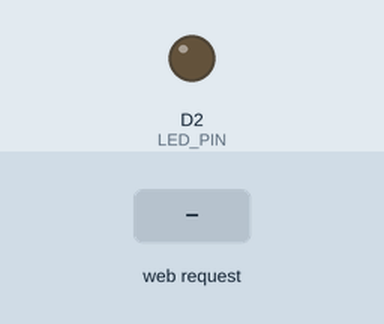
Recording of a sketch running on a simulated ESP8266 (NodeMCU). On the bench: output pins drawn as LEDs (lit = HIGH). The test bench sets the inputs (shaded band). WiFi joins after 1.5 s; servers stay silent unless stated; what the sketch prints to the serial monitor is not drawn.

Above: at 1.2 s.
1.3 s: HTTP request GET /on received
At 2.2 s:
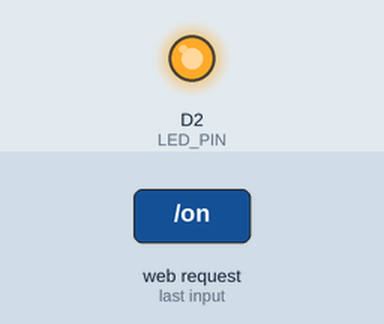
2.8 s: HTTP request GET /off received
At 3.3 s:
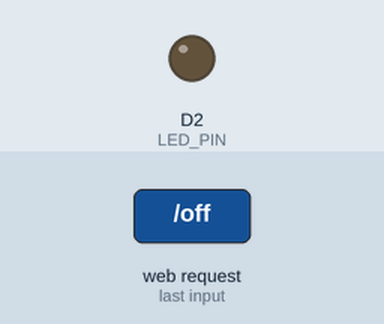
Timing chart, 0 to 5.8 s (numbered marks = the images above; inputs shaded):
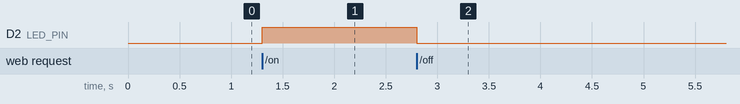

The sketch:

access_point_led_control.ino
```cpp
//Mark Antonio - 2025
#include <ESP8266WiFi.h>
#include <ESP8266WebServer.h>

// ======= AP CREDENTIALS =======
const char* apSSID = "ESP8266_LED_AP";     // Name of WiFi network
const char* apPASS = "12345678";           // Password (min. 8 chars)

// ======= LED PIN =======
#define LED_PIN D2
bool ledOn = false;

// Web server on port 80
ESP8266WebServer server(80);

// ======= Webpage with two buttons =======
String buildPage() {
  String html = "<!DOCTYPE html><html><head><meta charset='UTF-8'><title>ESP8266 LED Control</title></head>";
  html += "<body style='text-align:center; font-family:Arial; margin:30px;'>";
  html += "<h2>ESP8266 LED Control (AP Mode)</h2>";
  html += "<p>LED is <b>";
  html += (ledOn ? "ON" : "OFF");
  html += "</b></p>";
  html += "<a href='/on'><button style='padding:12px 24px; margin:10px;'>Turn ON</button></a>";
  html += "<a href='/off'><button style='padding:12px 24px; margin:10px;'>Turn OFF</button></a>";
  html += "<p style='margin-top:20px; font-size:12px; color:#555;'>Connect to WiFi: <b>";
  html += apSSID;
  html += "</b> (password: ";
  html += apPASS;
  html += ")</p></body></html>";
  return html;
}

// ======= Route Handlers =======
void handleRoot() { server.send(200, "text/html", buildPage()); }
void handleOn()   { ledOn = true;  digitalWrite(LED_PIN, HIGH); server.send(200, "text/html", buildPage()); }
void handleOff()  { ledOn = false; digitalWrite(LED_PIN, LOW);  server.send(200, "text/html", buildPage()); }

void setup() {
  Serial.begin(9600);
  pinMode(LED_PIN, OUTPUT);
  digitalWrite(LED_PIN, LOW);

  // Start WiFi in AP mode
  Serial.println("Starting Access Point...");
  WiFi.mode(WIFI_AP);
  WiFi.softAP(apSSID, apPASS);

  // Show IP
  IPAddress myIP = WiFi.softAPIP();
  Serial.print("AP started. Connect to WiFi '");
  Serial.print(apSSID);
  Serial.print("' with password '");
  Serial.print(apPASS);
  Serial.print("'. Then open: http://");
  Serial.println(myIP);

  // Routes
  server.on("/", handleRoot);
  server.on("/on", handleOn);
  server.on("/off", handleOff);

  // Start server
  server.begin();
  Serial.println("Web server started.");
}

void loop() {
  server.handleClient();
}
```

Measured:
- after the input at 1.3 s, D2 (LED_PIN): LOW → HIGH at once
- after the input at 2.8 s, D2 (LED_PIN): HIGH → LOW at once
